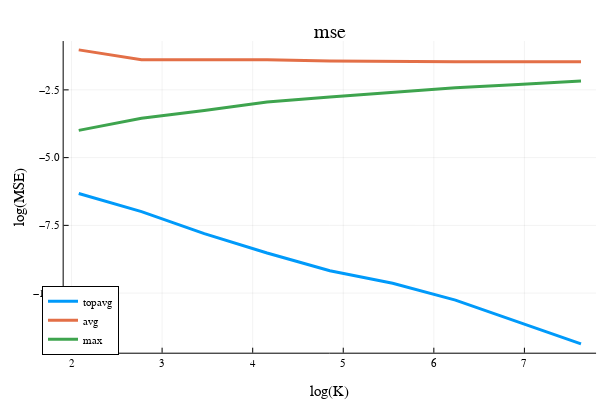

The notebook cell saved with this chart:
### Code cell
using Plots
plotly()

x = opt.K_ary
i = 1; plot(log.(x), log.(mse[:,i]), label=estimator_names[i], linewidth=3)
i = 2; plot!(log.(x), log.(mse[:,i]), label=estimator_names[i], linewidth=3)
i = 3; plot!(log.(x), log.(mse[:,i]), label=estimator_names[i], linewidth=3) 
# i = 4; plot!(log.(x), log.(mse[:,i]), label=estimator_names[i], linewidth=3)
# i = 5; plot!(log.(x), log.(mse[:,i]), label=estimator_names[i], linewidth=3)
# i = 6; plot!(log.(x), log.(mse[:,i]), label=estimator_names[i], linewidth=3)
plot!(xlabel="log(K)", ylabel="log(MSE)", legend=:bottomleft)  
title!("mse")

### Figure 1 — Plotly figure (JSON) as saved in the notebook; plotly's stock layout.template omitted (floating-point values rounded to 4 significant figures)
{"data": [{"colorbar": {"title": {"text": ""}}, "legendgroup": "topavg", "line": {"color": "rgba(0, 154, 250, 1.000)", "dash": "solid", "shape": "linear", "width": 3}, "mode": "lines", "name": "topavg", "showlegend": true, "type": "scatter", "x": [2.079, 2.773, 3.466, 4.159, 4.852, 5.545, 6.238, 6.931, 7.625], "xaxis": "x", "y": [-6.326, -6.993, -7.806, -8.521, -9.176, -9.639, -10.26, -11.05, -11.87], "yaxis": "y", "zmax": null, "zmin": null}, {"colorbar": {"title": {"text": ""}}, "legendgroup": "avg", "line": {"color": "rgba(227, 111, 71, 1.000)", "dash": "solid", "shape": "linear", "width": 3}, "mode": "lines", "name": "avg", "showlegend": true, "type": "scatter", "x": [2.079, 2.773, 3.466, 4.159, 4.852, 5.545, 6.238, 6.931, 7.625], "xaxis": "x", "y": [-1.024, -1.388, -1.391, -1.389, -1.438, -1.463, -1.462, -1.463, -1.466], "yaxis": "y", "zmax": null, "zmin": null}, {"colorbar": {"title": {"text": ""}}, "legendgroup": "max", "line": {"color": "rgba(62, 164, 78, 1.000)", "dash": "solid", "shape": "linear", "width": 3}, "mode": "lines", "name": "max", "showlegend": true, "type": "scatter", "x": [2.079, 2.773, 3.466, 4.159, 4.852, 5.545, 6.238, 6.931, 7.625], "xaxis": "x", "y": [-3.994, -3.549, -3.259, -2.945, -2.767, -2.593, -2.423, -2.301, -2.169], "yaxis": "y", "zmax": null, "zmin": null}], "layout": {"annotations": [{"font": {"color": "rgba(0, 0, 0, 1)", "family": "sans-serif", "size": 20}, "rotation": 0, "showarrow": false, "text": "mse", "x": 0.5498, "xanchor": "center", "xref": "paper", "y": 1, "yanchor": "top", "yref": "paper"}], "height": 400, "legend": {"bgcolor": "rgba(255, 255, 255, 1.000)", "bordercolor": "rgba(0, 0, 0, 1)", "borderwidth": 1, "font": {"color": "rgba(0, 0, 0, 1)", "family": "sans-serif", "size": 11}, "title": {"font": {"color": "rgba(0, 0, 0, 1)", "family": "sans-serif", "size": 15}, "text": ""}, "tracegroupgap": 0, "traceorder": "normal", "x": 0.07, "xanchor": "left", "y": 0.07, "yanchor": "bottom"}, "margin": {"b": 20, "l": 0, "r": 0, "t": 20}, "paper_bgcolor": "rgba(255, 255, 255, 1.000)", "plot_bgcolor": "rgba(255, 255, 255, 1.000)", "showlegend": true, "width": 600, "xaxis": {"anchor": "y", "domain": [0.1061, 0.9934], "gridcolor": "rgba(0, 0, 0, 0.1)", "gridwidth": 0.5, "linecolor": "rgba(0, 0, 0, 1)", "mirror": false, "range": [1.913, 7.791], "showgrid": true, "showline": true, "showticklabels": true, "tickangle": 0, "tickcolor": "rgb(0, 0, 0)", "tickfont": {"color": "rgba(0, 0, 0, 1)", "family": "sans-serif", "size": 11}, "tickmode": "array", "ticks": "inside", "ticktext": ["2", "3", "4", "5", "6", "7"], "tickvals": [2, 3, 4, 5, 6, 7], "title": {"font": {"color": "rgba(0, 0, 0, 1)", "family": "sans-serif", "size": 15}, "text": "log(K)"}, "type": "linear", "visible": true, "zeroline": false, "zerolinecolor": "rgba(0, 0, 0, 1)"}, "yaxis": {"anchor": "x", "domain": [0.07581, 0.9415], "gridcolor": "rgba(0, 0, 0, 0.1)", "gridwidth": 0.5, "linecolor": "rgba(0, 0, 0, 1)", "mirror": false, "range": [-12.2, -0.6986], "showgrid": true, "showline": true, "showticklabels": true, "tickangle": 0, "tickcolor": "rgb(0, 0, 0)", "tickfont": {"color": "rgba(0, 0, 0, 1)", "family": "sans-serif", "size": 11}, "tickmode": "array", "ticks": "inside", "ticktext": ["−10.0", "−7.5", "−5.0", "−2.5"], "tickvals": [-10, -7.5, -5, -2.5], "title": {"font": {"color": "rgba(0, 0, 0, 1)", "family": "sans-serif", "size": 15}, "text": "log(MSE)"}, "type": "linear", "visible": true, "zeroline": false, "zerolinecolor": "rgba(0, 0, 0, 1)"}}}
